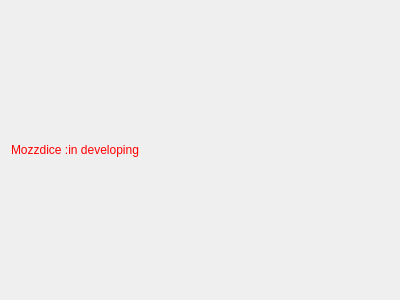
<?xml version="1.0" encoding="UTF-8"?>
<ui version="4.0">
 <class>MozzdicePage</class>
 <widget class="QWidget" name="MozzdicePage">
  <property name="geometry">
   <rect>
    <x>0</x>
    <y>0</y>
    <width>400</width>
    <height>300</height>
   </rect>
  </property>
  <property name="windowTitle">
   <string>Form</string>
  </property>
  <layout class="QVBoxLayout" name="verticalLayout">
   <item>
    <widget class="QLabel" name="label">
     <property name="styleSheet">
      <string notr="true">color: rgb(255, 0, 0);
font: 75 12pt &quot;Aharoni&quot;;</string>
     </property>
     <property name="text">
      <string>Mozzdice :in developing</string>
     </property>
    </widget>
   </item>
  </layout>
 </widget>
 <resources/>
 <connections/>
</ui>
